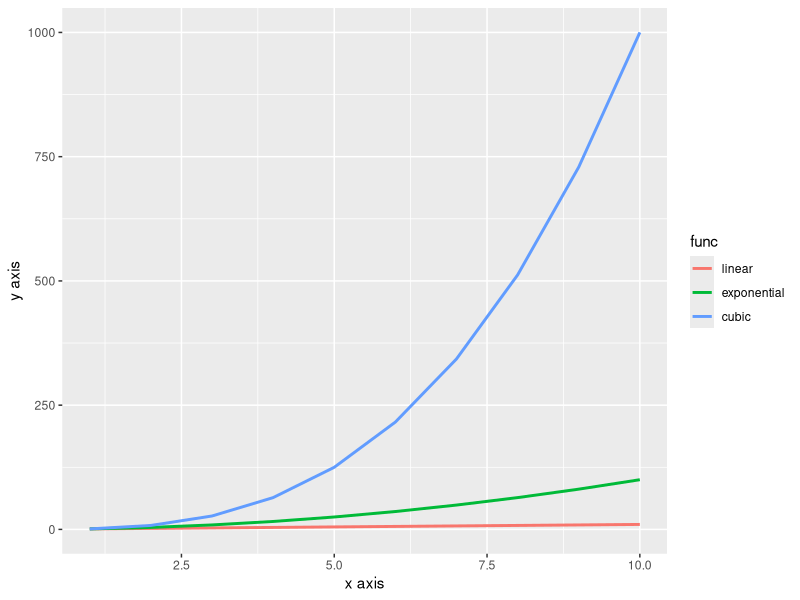

Write R code to recreate this figure.
library(ggplot2)
library(reshape2)

data <- read.csv('./data.csv')

chart_data <- melt(data, id='x')
names(chart_data) <- c('x', 'func', 'value')

ggplot() +
  geom_line(data = chart_data, aes(x = x, y = value, color = func), size = 1)+
  xlab("x axis") +
  ylab("y axis")


